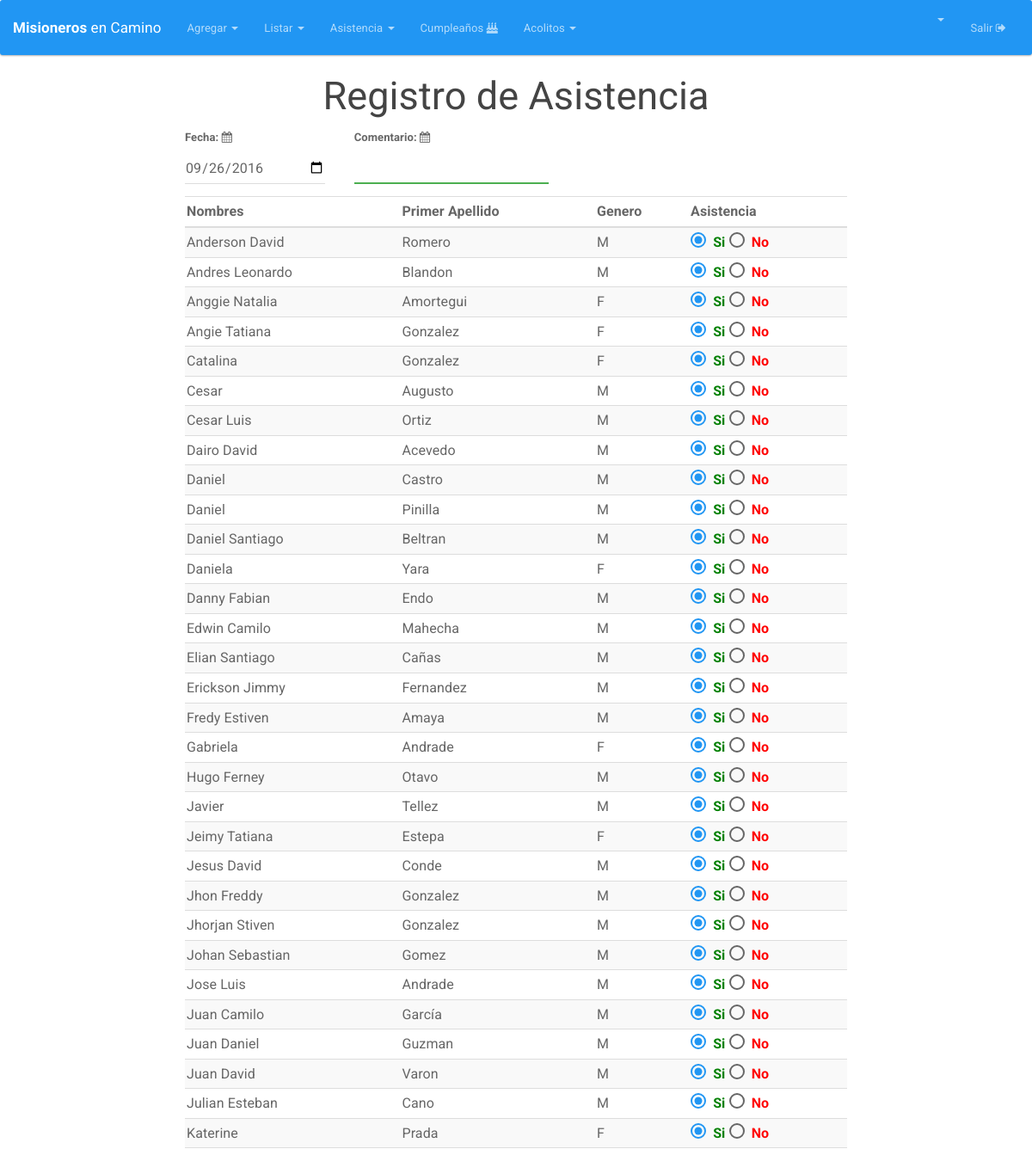
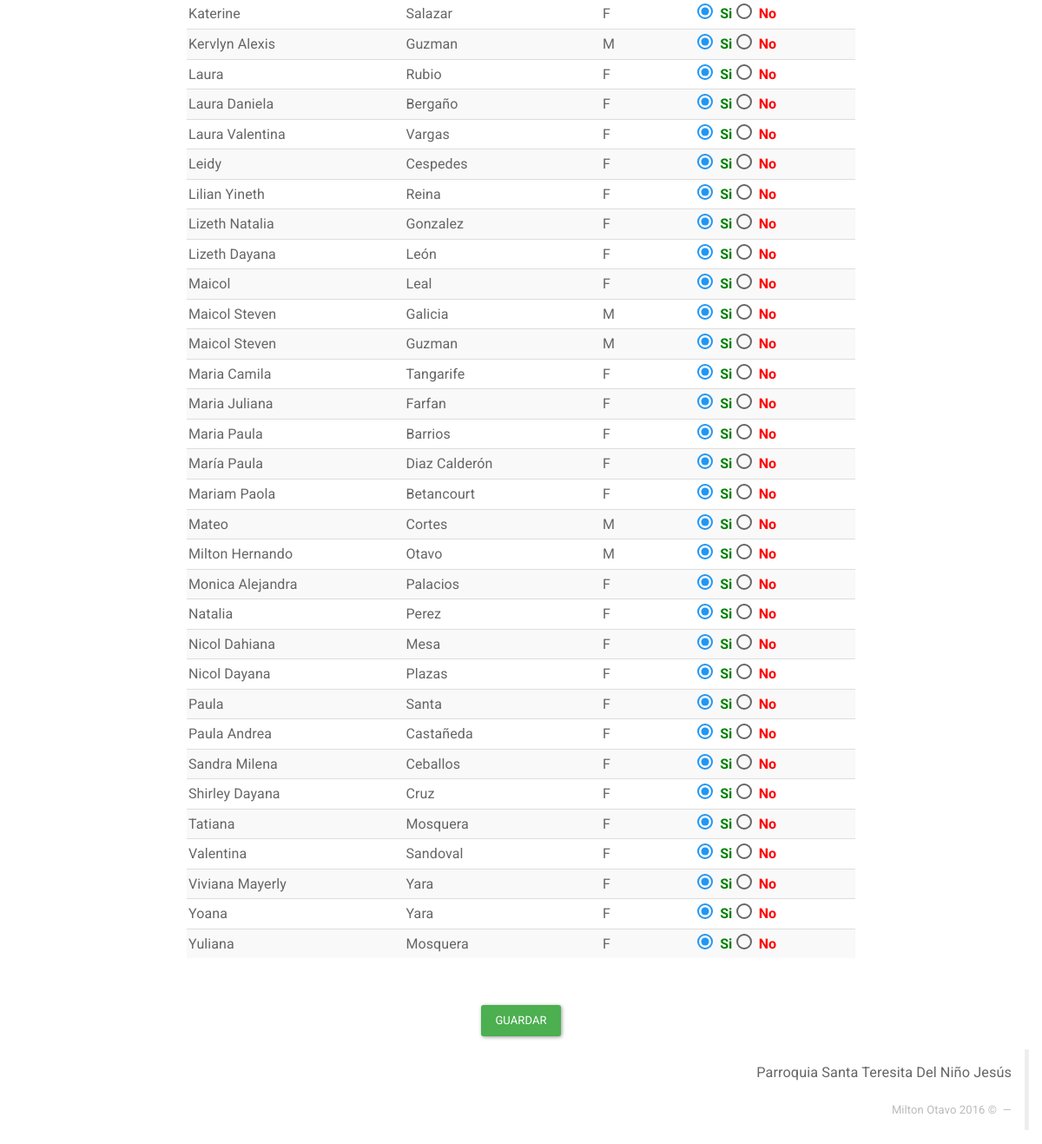
Before: /asistencia (signed in) with the older database file (2 pictures, top to bottom).
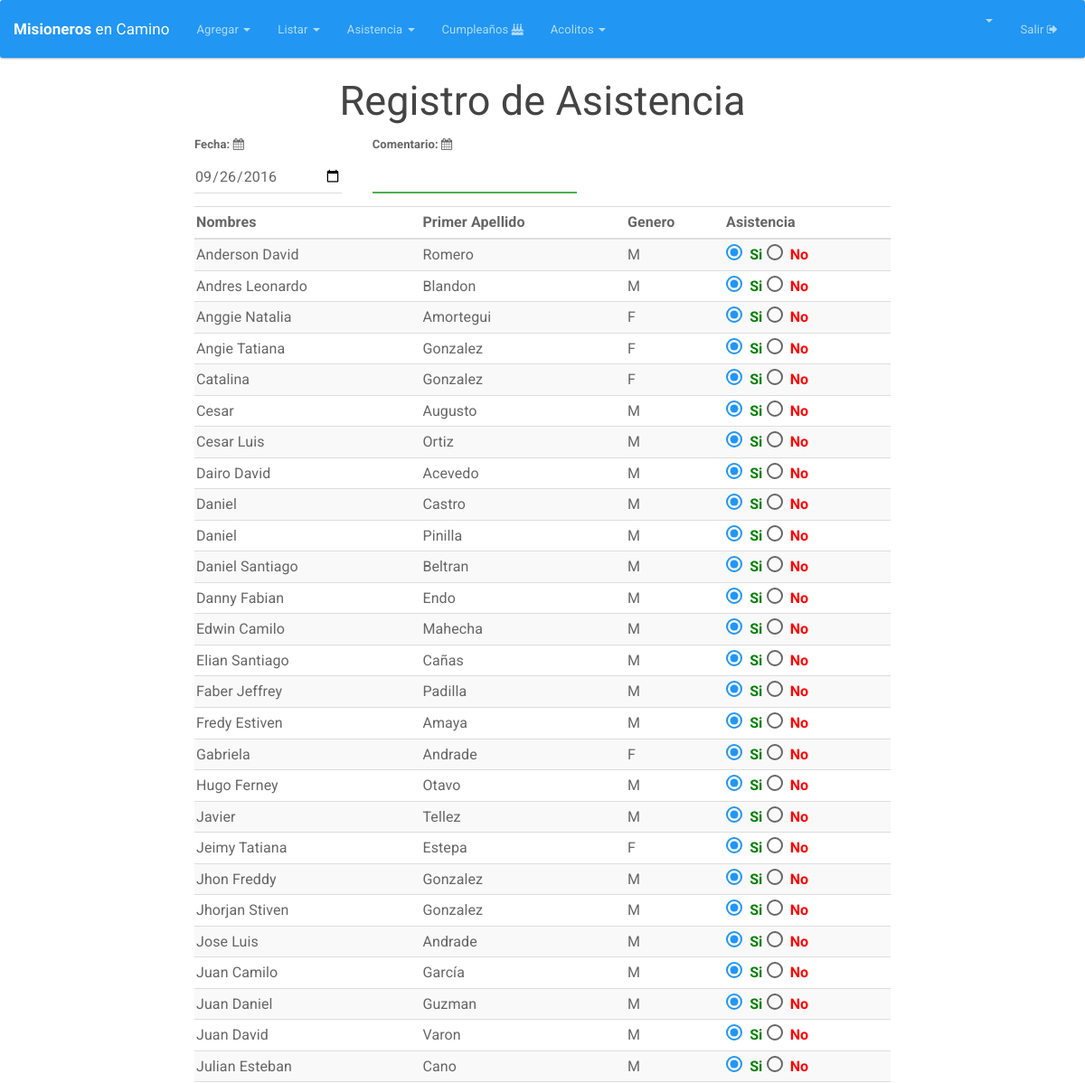
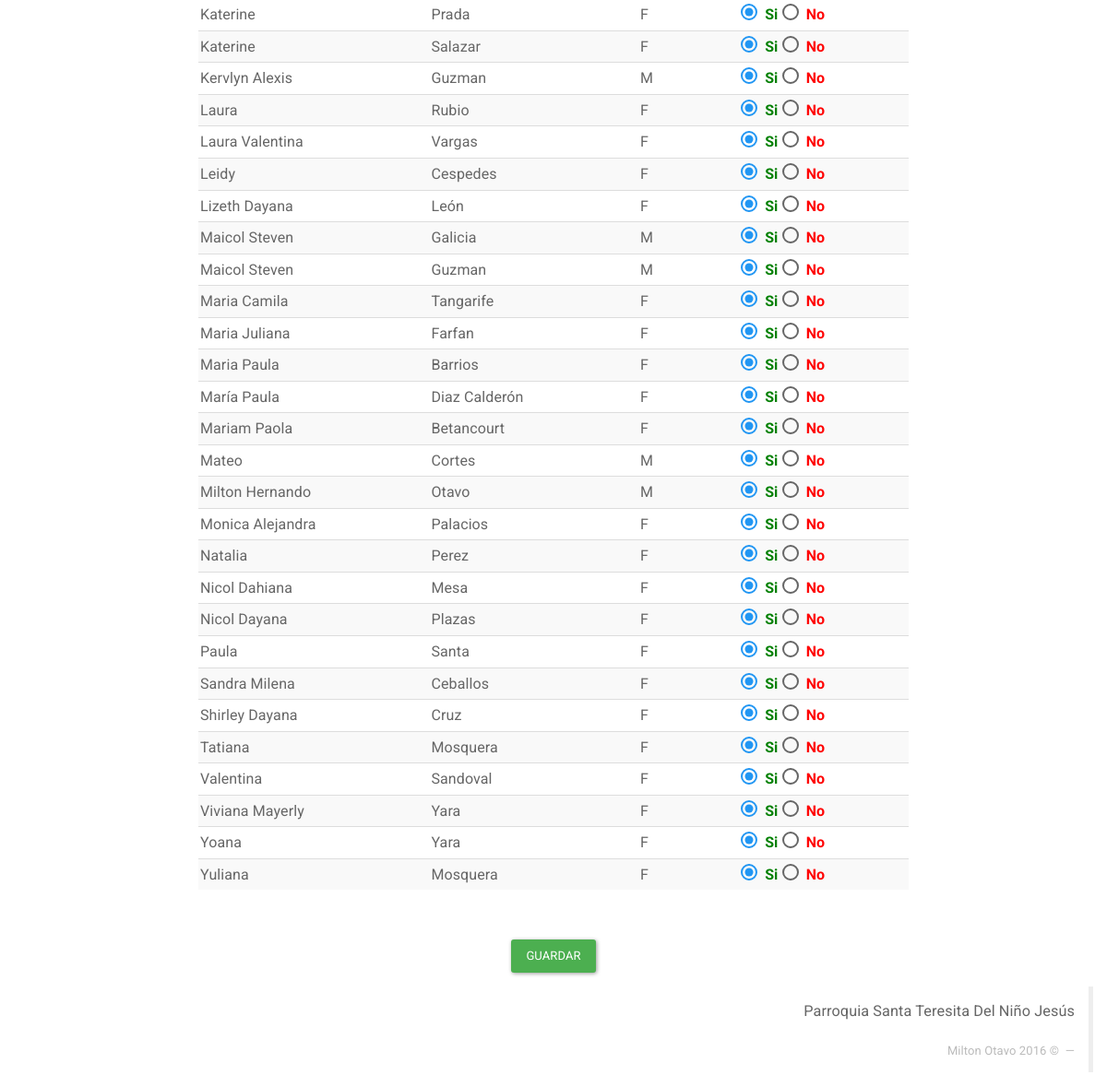
After: the same page with the newer database file (2 pictures, top to bottom).
### tables this page shows
CREATE TABLE `integrante` (
  `DOCUMENTO` int(12) NOT NULL,
  `NOMBRES` varchar(25) NOT NULL,
  `PRIMER_APELLIDO` varchar(15) NOT NULL,
  `SEGUNDO_APELLIDO` varchar(15) DEFAULT NULL,
  `GENERO` varchar(2) DEFAULT NULL,
  `FECHA_NACIMIENTO` date NOT NULL,
  `DIRECCION` varchar(50) DEFAULT NULL,
  `CELULAR` varchar(200) DEFAULT NULL,
  `CORREO` varchar(50) DEFAULT NULL,
  `ACOLITO` tinyint(1) DEFAULT NULL,
  `COORDINADOR` tinyint(1) DEFAULT NULL,
  `IMAGEN` longtext,
  `FECHA_INGRESO` date DEFAULT NULL,
  `FECHA_REGISTRO` timestamp NOT NULL DEFAULT CURRENT_TIMESTAMP ON UPDATE CURRENT_TIMESTAMP,
  `ESTADO` varchar(20) NOT NULL DEFAULT 'ASISTENTE'
);

### Core/Config/Request.php (called while the page is built)
<?php namespace Core\Config;
class Request{
	private $controlador;
	private $metodo;
	private $argumento;
	public function __construct(){
		if(isset($_GET['url'])){
			$ruta = filter_input(INPUT_GET, 'url', FILTER_SANITIZE_URL);
			$ruta = explode("/", $ruta);
			$ruta = array_filter($ruta);
			if($ruta[0] == "index.php"){
				$this->controlador = "Login";
			}else{
				$this->controlador = strtolower(array_shift($ruta));
			}
			$this->metodo = strtolower(array_shift($ruta));
			if(!$this->metodo){
				$this->metodo = "index";
			}
			$this->argumento = $ruta;
		}else{
			$this->controlador = "Login";
			$this->metodo = "index";
		}
	}
	public function getControlador(){
		return $this->controlador;
	}
	public function getMetodo(){
		return $this->metodo;
	}
	public function getArgumento(){
		return $this->argumento;
	}
}
?>

### index.php (called while the page is built, shortened)
<?php
if (isset($_SESSION['app_id'])) {
	require_once "Core/Models/Conexion.php";
}
Core\Config\Enrutador::run(new Core\Config\Request());
?>

### Core/Models/Conexion.php (called while the page is built, shortened)
<?php namespace Core\Models;
	class Conexion{
		private $datos= array (
				"host"=>DB_HOST,
				"user"=>DB_USER,
				"pass"=>DB_PASS,
				"db"=>DB_NAME
			);
		private $db;
		public function __construct()
		{
			$this->db = new \mysqli(
					$this->datos['host'],
					$this->datos['user'],
					$this->datos['pass'],
					$this->datos['db']
				);
			$this->db-> set_charset("utf8");
		}
		public function consultaRetorno($sql){
			$datos = $this->db->query($sql);
			return $datos;
		}
	}
 ?>

### Core/Controllers/AsistenciaController.php (called while the page is built, shortened)
<?php namespace Core\Controllers;
class AsistenciaController{
	private $integrante;
	private $asistencia;
	public function __construct(){
		$this->integrante = new Integrante();
		$this->asistencia = new Asistencia();
	}
	public function index(){
		if (!empty($_SESSION['app_id'])) {
			if ($_POST) {
				$datos=$this->integrante->listar();
				while($row = mysqli_fetch_array($datos)){
					$id=$row['DOCUMENTO'];
					$this->asistencia->__set("fecha", $_POST['fechaAsistencia']);
					$this->asistencia->__set("integrante",  $_POST['documento_'.$id]);
					$this->asistencia->__set("asistencia", $_POST['asistencia_'.$id] );
					$this->asistencia->__set("comentario", $_POST['comentario'] );
					$this->asistencia->add();
				}
				header("Location:" . URL . "asistencia");
			}else {
				$datos=$this->integrante->listar();
				return $datos;
			}
		}else {
			header("Location:" . URL . "Integrantes");
		}
	}
}
?>

### Core/Models/Integrante.php (called while the page is built, shortened)
<?php namespace Core\Models;
class Integrante {
	private $db;
	public function __construct(){
		$this->db = new Conexion();
	}
	public function listar(){
		$sql="SELECT * FROM integrante ORDER BY NOMBRES ASC, PRIMER_APELLIDO ASC ";
		$datos=$this->db->consultaRetorno($sql);
		return $datos;
	}
}
?>

### HTML/Asistencia/index.php (the view, shortened to what this page needs)
  <html>
  <head>
    <?php include(HTML_DIR.'/overall/header.php') ?>
  </head>
  <body>
    <?php include(HTML_DIR.'/overall/nav.php') ?>
    <div id="container">
      <h2 align="center">Registro de Asistencia</h2>
      <div class="">
        <div class="col-md-2"></div>
        <div class="col-md-8">
          <form class="form-horizontal" enctype="multipart/form-data" method="POST" id="formAsistencia" name="formAsistencia">
            <table class="table table-striped table-hover" id="integrantesTabla" >
              <thead>
                <tr>
                 <div class="form-group col-md-3"  >
                   <label for="fechaAsistencia">Fecha: <i class="fa fa-calendar" aria-hidden="true"></i></label>
                   <input type="date" name="fechaAsistencia" id="fechaAsistencia" class="form-control" value="<?php echo date('Y-m-d'); ?>" >
                 </div>
                 <div class="form-group col-md-1" ></div>
                 <div class="form-group col-md-4 has-success" >
                   <label for="comentario">Comentario: <i class="fa fa-calendar" aria-hidden="true"></i></label>
                   <input type="text" name="comentario" id="comentario" class="form-control">
                 </div>
               </tr>
               <tr><br>
                <div id="alert"  class="col-md-4"></div>
              </tr>
              <tr>
                <th class="hidden-xs">Nombres</th>
                <th class="hidden-xs">Primer Apellido</th>
                <th class="hidden-xs">Genero</th>
                <th>Asistencia</th>
              </tr>
            </thead>
            <tbody>
              <?php while($row = mysqli_fetch_array($datos)){ ?>
                <tr id="<?php echo $row['DOCUMENTO'] ?>">
                  <td class="hidden-xs"><?php  echo $row['NOMBRES']; ?></td>
                  <td class="hidden-xs"><?php  echo $row['PRIMER_APELLIDO']; ?></td>
                  <td class="hidden-xs"><?php  echo $row['GENERO']; ?></td>
                  <td>
                    <input type="radio"  checked required name="asistencia_<?php echo $row['DOCUMENTO'] ?>"  id="si_<?php echo $row['DOCUMENTO'] ?>" value="1"> <span style="color:green;font-weight: bold">Si</span>
                    <input type="radio" required name="asistencia_<?php echo $row['DOCUMENTO'] ?>" id="no_<?php echo $row['DOCUMENTO'] ?>" value="0"> <span style="color:red;font-weight: bold">No</span>
                  </td>
                </tr>
                <?php
              }
              ?>
            </tbody>
          </table>
          <div class="form-group" align="center" style="padding-top: 4%;">
            <button type="submit" class="btn btn-success">Guardar</button>
          </div>
        </form>
      </div>
      <div class="col-md-2"></div>
    </div>
  </div>
  <?php include(HTML_DIR.'/overall/footer.php') ?>
</body>
</html>

### Core/Config/Enrutador.php (shortened to what this page needs)
<?php namespace Core\Config;
class Enrutador
{
	public static function run(Request $request){
		$controlador = ucwords($request->getControlador()) . "Controller";
		$ruta = ROOT . "Core". DS . "Controllers" . DS . $controlador .".php";
		$metodo = $request->getMetodo();
		$argumento = $request->getArgumento();
		if(is_readable($ruta)){
			$controlador = new $mostrar;
			if(!isset($argumento) and method_exists($controlador,$metodo) ){
				$datos = call_user_func(array($controlador, $metodo));
			}elseif(method_exists($controlador,$metodo)){
				$datos = call_user_func_array(array($controlador, $metodo), $argumento);
			}
		}
		$ruta = ROOT . "HTML" . DS . ucwords($request->getControlador()) . DS . $request->getMetodo() . ".php";
		if(is_readable($ruta)){
			if (!empty($_SESSION['app_id'])) {
				require_once $ruta;
			} else {
				header("Location:" . URL);
			}
		}else{
			if ($request->getMetodo()!='listarasistencia') {
			}
		}
	}
}
?>

### HTML/overall/header.php (shortened to what this page needs)
<link rel="stylesheet" type="text/css" href="<?php echo URL; ?>Views/bootstrap/css/bootstrap.min.css">
<link rel="stylesheet" href="<?php echo URL; ?>Views/fontawesome/css/font-awesome.min.css">
<link rel="stylesheet" type="text/css" href="<?php echo URL; ?>Views/css/general.css">

### HTML/overall/nav.php (shortened to what this page needs)
<nav class="navbar navbar-inverse">
  <div class="container-fluid">
    <div class="navbar-header">
      <a class="navbar-brand" style="font-size: 17px" href="<?php echo URL; ?>Integrantes"><b>Misioneros</b> en Camino</a>
    </div>
    <div class="collapse navbar-collapse" id="bs-example-navbar-collapse-2">
      <ul class="nav navbar-nav">
        <li class="dropdown">
          <a href="#" class="dropdown-toggle" data-toggle="dropdown" role="button" aria-expanded="false"> Agregar <span class="caret"></span></a>
        </li>
      </ul>
      <ul class="nav navbar-nav">
        <li class="dropdown">
          <a href="#" class="dropdown-toggle" data-toggle="dropdown" role="button" aria-expanded="false"> Listar <span class="caret"></span></a>
        </li>
      </ul>
      <ul class="nav navbar-nav">
        <li class="dropdown">
          <a href="#" class="dropdown-toggle" data-toggle="dropdown" role="button" aria-expanded="false"> Asistencia <span class="caret"></span></a>
        </li>
      </ul>
      <ul class="nav navbar-nav">
       <li><a href="<?php echo URL; ?>birthday"> Cumpleaños  <i class="fa fa-birthday-cake" aria-hidden="true"></i></a></li>
     </ul>
     <ul class="nav navbar-nav">
      <li class="dropdown">
      <a href="#" class="dropdown-toggle" data-toggle="dropdown" role="button" aria-expanded="false"> Acolitos <span class="caret"></span></a>
      </li>
    </ul>
    <ul class="nav navbar-nav navbar-right">
      <li class="dropdown">
        <a href="#" class="dropdown-toggle" data-toggle="dropdown" role="button" aria-expanded="false"> <b><?php echo ucwords(strtolower($_SESSION['nombre'])); ?> </b>  <span class="caret"></span></a>
      </li>
      <li><a href="<?php echo URL; ?>Logout">  Salir  <i class="fa fa-sign-out" aria-hidden="true"></i></a></li>
    </ul>
  </div>
</div>
</nav>

### HTML/overall/footer.php (shortened to what this page needs)
<div class="col-md-12">
  <blockquote  class="blockquote-reverse">
    <p>Parroquia Santa Teresita Del Niño Jesús</p>
    <footer>Milton Otavo <?php echo date("Y"); ?>  &copy; </footer>
  </blockquote>
</div>

### Views/css/general.css (style rules this page uses)
label { font-weight: bold; }

Changed rows visible on the page:
removed integrante: NOMBRES "Daniela", PRIMER_APELLIDO "Yara", GENERO "F"
removed integrante: NOMBRES "Erickson Jimmy", PRIMER_APELLIDO "Fernandez", GENERO "M"
removed integrante: NOMBRES "Jesus David", PRIMER_APELLIDO "Conde", GENERO "M"
removed integrante: NOMBRES "Johan Sebastian", PRIMER_APELLIDO "Gomez", GENERO "M"
removed integrante: NOMBRES "Laura Daniela", PRIMER_APELLIDO "Bergaño", GENERO "F"
removed integrante: NOMBRES "Lilian Yineth", PRIMER_APELLIDO "Reina", GENERO "F"
removed integrante: NOMBRES "Lizeth Natalia", PRIMER_APELLIDO "Gonzalez", GENERO "F"
removed integrante: NOMBRES "Maicol", PRIMER_APELLIDO "Leal", GENERO "F"
removed integrante: NOMBRES "Paula Andrea", PRIMER_APELLIDO "Castañeda", GENERO "F"
added integrante: NOMBRES "Faber Jeffrey", PRIMER_APELLIDO "Padilla", GENERO "M"
